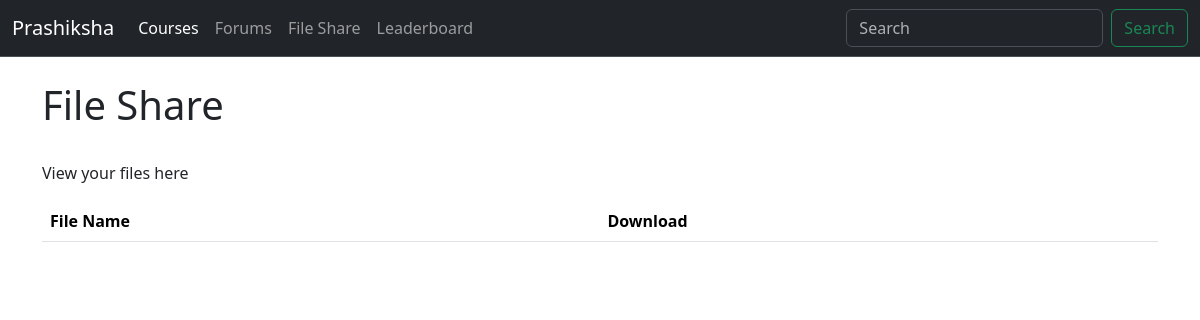
/file/, run on an earlier commit of the app's database.
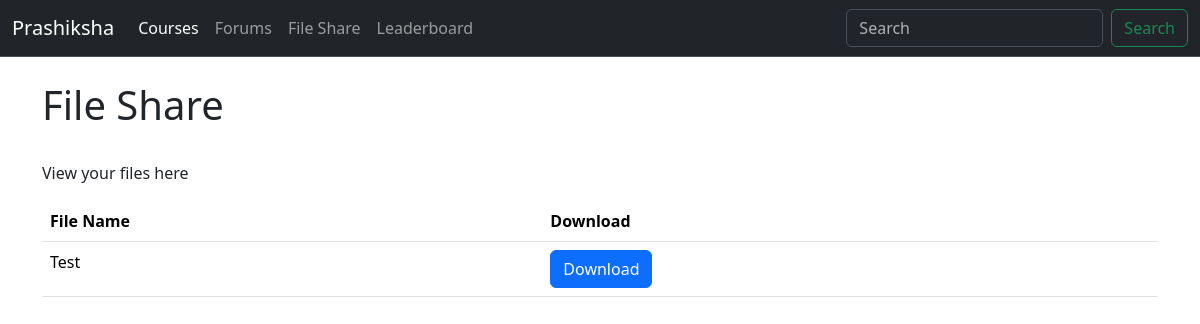
And on a later commit of the database.
### fileShare/models.py (models this page shows, shortened)
class FileModel(models.Model):
    title = models.CharField(max_length=100)
    file = models.FileField(null=True, blank=True,upload_to="img/")
    date = models.DateField(blank=True, null=True)

### fileShare/views.py (the view)
# urls.py: path('',views.fileView,name='fileView'),
def fileView(request):
    files = FileModel.objects.all()
    return render(request, 'fileView.html', {'files': files}  )

### template/fileView.html (shortened to what this page needs)
{% extends "base.html" %}
{% block body %}
<div class="container py-4">
    <h1>File Share</h1> <br>
    <p>View your files here</p>
    <table class="table">
        <thead>
            <tr>
                <th>File Name</th>
                <th>Download</th>
            </tr>
        </thead>
        <tbody>
            {% for file in files %}
            <tr>
                <td>{{ file.title }}</td>
                <td><a href="{{ file.file.url }}" class='btn btn-primary'>Download</a></td>
            </tr>
            {% endfor %}
        </tbody>
    </table>
</div>
{% endblock body %}

What changed in the data, as far as the page shows it:
added FileModel: title "Test"
